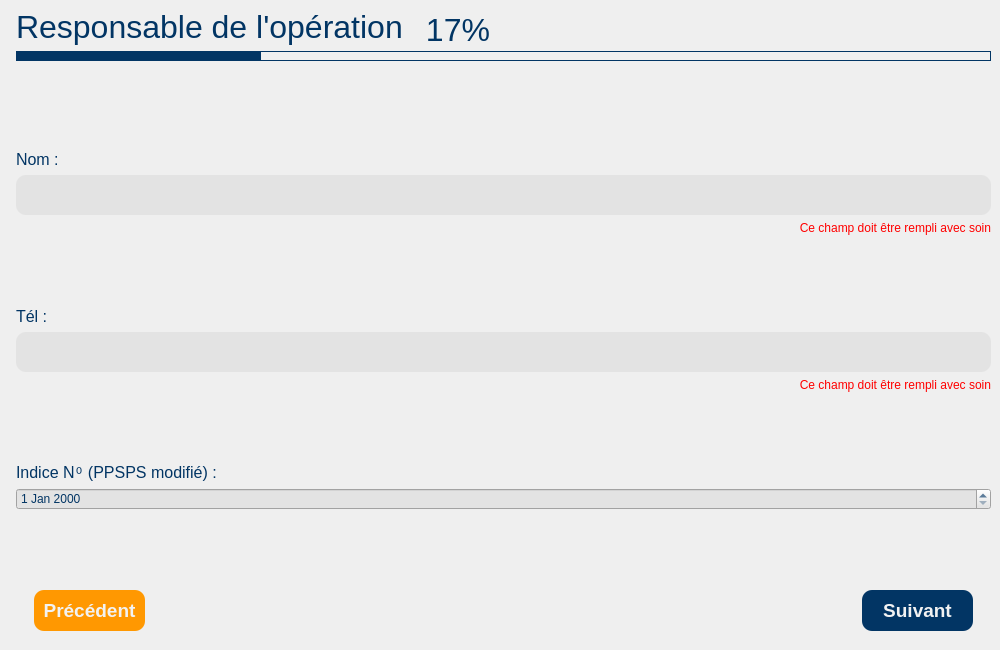
<?xml version="1.0" encoding="UTF-8"?>
<ui version="4.0">
 <class>Dialog</class>
 <widget class="QDialog" name="Dialog">
  <property name="geometry">
   <rect>
    <x>0</x>
    <y>0</y>
    <width>1000</width>
    <height>650</height>
   </rect>
  </property>
  <property name="minimumSize">
   <size>
    <width>800</width>
    <height>480</height>
   </size>
  </property>
  <property name="windowTitle">
   <string>Dialog</string>
  </property>
  <layout class="QGridLayout" name="gridLayout">
   <property name="leftMargin">
    <number>0</number>
   </property>
   <property name="topMargin">
    <number>0</number>
   </property>
   <property name="rightMargin">
    <number>0</number>
   </property>
   <property name="bottomMargin">
    <number>0</number>
   </property>
   <property name="horizontalSpacing">
    <number>0</number>
   </property>
   <item row="0" column="0">
    <layout class="QHBoxLayout" name="horizontalLayout">
     <item>
      <widget class="QLabel" name="label">
       <property name="maximumSize">
        <size>
         <width>500</width>
         <height>16777215</height>
        </size>
       </property>
       <property name="text">
        <string/>
       </property>
       <property name="pixmap">
        <pixmap>:/img_back/back.png</pixmap>
       </property>
       <property name="scaledContents">
        <bool>true</bool>
       </property>
      </widget>
     </item>
     <item>
      <widget class="QWidget" name="widget" native="true">
       <layout class="QVBoxLayout" name="verticalLayout">
        <property name="leftMargin">
         <number>0</number>
        </property>
        <property name="topMargin">
         <number>0</number>
        </property>
        <property name="rightMargin">
         <number>0</number>
        </property>
        <property name="bottomMargin">
         <number>10</number>
        </property>
        <item>
         <widget class="QWidget" name="w_top" native="true">
          <property name="minimumSize">
           <size>
            <width>0</width>
            <height>70</height>
           </size>
          </property>
          <property name="maximumSize">
           <size>
            <width>16777215</width>
            <height>70</height>
           </size>
          </property>
          <layout class="QGridLayout" name="gridLayout_2">
           <item row="0" column="0">
            <widget class="QLabel" name="label_2">
             <property name="font">
              <font>
               <pointsize>24</pointsize>
              </font>
             </property>
             <property name="styleSheet">
              <string notr="true">color:#023564;</string>
             </property>
             <property name="text">
              <string>Responsable de l'opération</string>
             </property>
            </widget>
           </item>
           <item row="1" column="0">
            <widget class="QWidget" name="widget_2" native="true">
             <property name="minimumSize">
              <size>
               <width>0</width>
               <height>10</height>
              </size>
             </property>
             <property name="maximumSize">
              <size>
               <width>16777215</width>
               <height>10</height>
              </size>
             </property>
             <property name="styleSheet">
              <string notr="true">border: 1 solid #023564;</string>
             </property>
             <layout class="QHBoxLayout" name="horizontalLayout_3">
              <property name="spacing">
               <number>0</number>
              </property>
              <property name="sizeConstraint">
               <enum>QLayout::SetDefaultConstraint</enum>
              </property>
              <property name="leftMargin">
               <number>0</number>
              </property>
              <property name="topMargin">
               <number>0</number>
              </property>
              <property name="rightMargin">
               <number>0</number>
              </property>
              <property name="bottomMargin">
               <number>0</number>
              </property>
              <item>
               <widget class="QWidget" name="widget_5" native="true">
                <property name="sizePolicy">
                 <sizepolicy hsizetype="Preferred" vsizetype="Preferred">
                  <horstretch>3</horstretch>
                  <verstretch>0</verstretch>
                 </sizepolicy>
                </property>
                <property name="styleSheet">
                 <string notr="true">background-color:rgb(2, 53, 100);
width: 50%;</string>
                </property>
               </widget>
              </item>
              <item>
               <widget class="QWidget" name="widget_4" native="true">
                <property name="sizePolicy">
                 <sizepolicy hsizetype="Preferred" vsizetype="Preferred">
                  <horstretch>9</horstretch>
                  <verstretch>0</verstretch>
                 </sizepolicy>
                </property>
                <property name="minimumSize">
                 <size>
                  <width>0</width>
                  <height>10</height>
                 </size>
                </property>
                <property name="maximumSize">
                 <size>
                  <width>16777215</width>
                  <height>10</height>
                 </size>
                </property>
                <property name="styleSheet">
                 <string notr="true"/>
                </property>
               </widget>
              </item>
             </layout>
            </widget>
           </item>
          </layout>
          <widget class="QLabel" name="label_3">
           <property name="geometry">
            <rect>
             <x>249</x>
             <y>15</y>
             <width>234</width>
             <height>30</height>
            </rect>
           </property>
           <property name="font">
            <font>
             <pointsize>24</pointsize>
            </font>
           </property>
           <property name="styleSheet">
            <string notr="true">color:#023564;</string>
           </property>
           <property name="text">
            <string>17%</string>
           </property>
           <property name="alignment">
            <set>Qt::AlignRight|Qt::AlignTrailing|Qt::AlignVCenter</set>
           </property>
          </widget>
         </widget>
        </item>
        <item>
         <widget class="QScrollArea" name="pnls_1">
          <property name="styleSheet">
           <string notr="true">QTextEdit
{
background:#e3e3e3;
border: 0;
border-radius: 10px;
color:#ababab;
font: 19pt &quot;Arial&quot;;
padding-left:5px;
}

QTextEdit:focus
{
color:#ff9801;
background:#f2f2f2;
border: 2 Solid #ff9801;
font: 19pt &quot;Arial&quot;;
}

QLabel
{
	color : red;
	font: 12pt &quot;Arial&quot;;
}

QCheckBox
{
color:#ababab;
font: 14pt &quot;Arial&quot;;
}

QCheckBox:hover
{
color:#ff9801;
}

QCheckBox:Checked
{
color:#023564;
}

QComboBox
{
color:#023564;
font: 16pt &quot;Arial&quot;;
}

QDateEdit
{
background:#e3e3e3;
color:#023564;
font: 16pt &quot;Arial&quot;;
}</string>
          </property>
          <property name="frameShape">
           <enum>QFrame::NoFrame</enum>
          </property>
          <property name="frameShadow">
           <enum>QFrame::Sunken</enum>
          </property>
          <property name="lineWidth">
           <number>0</number>
          </property>
          <property name="verticalScrollBarPolicy">
           <enum>Qt::ScrollBarAsNeeded</enum>
          </property>
          <property name="widgetResizable">
           <bool>true</bool>
          </property>
          <widget class="QWidget" name="pnl_main">
           <property name="geometry">
            <rect>
             <x>0</x>
             <y>0</y>
             <width>987</width>
             <height>506</height>
            </rect>
           </property>
           <layout class="QVBoxLayout" name="verticalLayout_2">
            <item>
             <spacer name="verticalSpacer_4">
              <property name="orientation">
               <enum>Qt::Vertical</enum>
              </property>
              <property name="sizeHint" stdset="0">
               <size>
                <width>20</width>
                <height>40</height>
               </size>
              </property>
             </spacer>
            </item>
            <item>
             <widget class="QLabel" name="label_4">
              <property name="maximumSize">
               <size>
                <width>16777215</width>
                <height>31</height>
               </size>
              </property>
              <property name="font">
               <font>
                <family>Arial</family>
                <pointsize>12</pointsize>
                <weight>50</weight>
                <italic>false</italic>
                <bold>false</bold>
               </font>
              </property>
              <property name="styleSheet">
               <string notr="true">color:#023564;</string>
              </property>
              <property name="text">
               <string>Nom :</string>
              </property>
             </widget>
            </item>
            <item>
             <widget class="QTextEdit" name="txt_name">
              <property name="maximumSize">
               <size>
                <width>16777215</width>
                <height>40</height>
               </size>
              </property>
              <property name="styleSheet">
               <string notr="true"/>
              </property>
              <property name="tabChangesFocus">
               <bool>true</bool>
              </property>
              <property name="placeholderText">
               <string/>
              </property>
             </widget>
            </item>
            <item>
             <widget class="QLabel" name="lbl_name">
              <property name="enabled">
               <bool>true</bool>
              </property>
              <property name="maximumSize">
               <size>
                <width>16777215</width>
                <height>21</height>
               </size>
              </property>
              <property name="inputMethodHints">
               <set>Qt::ImhNone</set>
              </property>
              <property name="text">
               <string>Ce champ doit être rempli avec soin</string>
              </property>
              <property name="alignment">
               <set>Qt::AlignRight|Qt::AlignTrailing|Qt::AlignVCenter</set>
              </property>
             </widget>
            </item>
            <item>
             <spacer name="verticalSpacer">
              <property name="orientation">
               <enum>Qt::Vertical</enum>
              </property>
              <property name="sizeHint" stdset="0">
               <size>
                <width>20</width>
                <height>40</height>
               </size>
              </property>
             </spacer>
            </item>
            <item>
             <widget class="QLabel" name="label_5">
              <property name="maximumSize">
               <size>
                <width>16777215</width>
                <height>31</height>
               </size>
              </property>
              <property name="font">
               <font>
                <family>Arial</family>
                <pointsize>12</pointsize>
                <weight>50</weight>
                <italic>false</italic>
                <bold>false</bold>
               </font>
              </property>
              <property name="styleSheet">
               <string notr="true">color:#023564;</string>
              </property>
              <property name="text">
               <string>Tél :</string>
              </property>
             </widget>
            </item>
            <item>
             <widget class="QTextEdit" name="txt_tel">
              <property name="maximumSize">
               <size>
                <width>16777215</width>
                <height>40</height>
               </size>
              </property>
              <property name="styleSheet">
               <string notr="true"/>
              </property>
              <property name="tabChangesFocus">
               <bool>true</bool>
              </property>
              <property name="placeholderText">
               <string/>
              </property>
             </widget>
            </item>
            <item>
             <widget class="QLabel" name="lbl_tel">
              <property name="enabled">
               <bool>true</bool>
              </property>
              <property name="maximumSize">
               <size>
                <width>16777215</width>
                <height>21</height>
               </size>
              </property>
              <property name="inputMethodHints">
               <set>Qt::ImhNone</set>
              </property>
              <property name="text">
               <string>Ce champ doit être rempli avec soin</string>
              </property>
              <property name="alignment">
               <set>Qt::AlignRight|Qt::AlignTrailing|Qt::AlignVCenter</set>
              </property>
             </widget>
            </item>
            <item>
             <spacer name="verticalSpacer_2">
              <property name="orientation">
               <enum>Qt::Vertical</enum>
              </property>
              <property name="sizeHint" stdset="0">
               <size>
                <width>20</width>
                <height>40</height>
               </size>
              </property>
             </spacer>
            </item>
            <item>
             <widget class="QLabel" name="label_6">
              <property name="maximumSize">
               <size>
                <width>16777215</width>
                <height>31</height>
               </size>
              </property>
              <property name="font">
               <font>
                <family>Arial</family>
                <pointsize>12</pointsize>
                <weight>50</weight>
                <italic>false</italic>
                <bold>false</bold>
               </font>
              </property>
              <property name="styleSheet">
               <string notr="true">color:#023564;</string>
              </property>
              <property name="text">
               <string>Indice N ͦ  (PPSPS modifié) :</string>
              </property>
             </widget>
            </item>
            <item>
             <widget class="QDateEdit" name="date1"/>
            </item>
            <item>
             <spacer name="verticalSpacer_3">
              <property name="orientation">
               <enum>Qt::Vertical</enum>
              </property>
              <property name="sizeHint" stdset="0">
               <size>
                <width>20</width>
                <height>40</height>
               </size>
              </property>
             </spacer>
            </item>
           </layout>
          </widget>
         </widget>
        </item>
        <item>
         <widget class="QWidget" name="pnl_btns" native="true">
          <property name="maximumSize">
           <size>
            <width>16777215</width>
            <height>50</height>
           </size>
          </property>
          <property name="font">
           <font>
            <family>Arial Black</family>
           </font>
          </property>
          <layout class="QHBoxLayout" name="horizontalLayout_2">
           <property name="leftMargin">
            <number>27</number>
           </property>
           <property name="topMargin">
            <number>0</number>
           </property>
           <property name="rightMargin">
            <number>27</number>
           </property>
           <property name="bottomMargin">
            <number>18</number>
           </property>
           <item>
            <widget class="QPushButton" name="btn_back">
             <property name="minimumSize">
              <size>
               <width>111</width>
               <height>41</height>
              </size>
             </property>
             <property name="maximumSize">
              <size>
               <width>111</width>
               <height>41</height>
              </size>
             </property>
             <property name="font">
              <font>
               <family>Arial</family>
               <pointsize>14</pointsize>
               <weight>75</weight>
               <italic>false</italic>
               <bold>true</bold>
              </font>
             </property>
             <property name="styleSheet">
              <string notr="true">QPushButton#btn_back
{
background-color:#ff9801;
color:#f2f2f2;
border-radius: 10px;
font: 75 14pt &quot;Arial&quot;;
font-weight: bold;
}

QPushButton#btn_back:hover
{
background-color:#fbaa32;
}</string>
             </property>
             <property name="text">
              <string>Précédent</string>
             </property>
             <property name="checkable">
              <bool>false</bool>
             </property>
             <property name="flat">
              <bool>false</bool>
             </property>
            </widget>
           </item>
           <item>
            <spacer name="horizontalSpacer">
             <property name="orientation">
              <enum>Qt::Horizontal</enum>
             </property>
             <property name="sizeHint" stdset="0">
              <size>
               <width>40</width>
               <height>20</height>
              </size>
             </property>
            </spacer>
           </item>
           <item>
            <widget class="QPushButton" name="btn_next">
             <property name="minimumSize">
              <size>
               <width>111</width>
               <height>41</height>
              </size>
             </property>
             <property name="maximumSize">
              <size>
               <width>111</width>
               <height>41</height>
              </size>
             </property>
             <property name="font">
              <font>
               <family>Arial</family>
               <pointsize>14</pointsize>
               <weight>75</weight>
               <italic>false</italic>
               <bold>true</bold>
              </font>
             </property>
             <property name="styleSheet">
              <string notr="true">QPushButton#btn_next
{
background-color:rgb(2, 53, 100);
color:#f2f2f2;
border-radius: 10px;
font: 75 14pt &quot;Arial&quot;;
font-weight: bold;
}

QPushButton#btn_next:hover
{
background-color:#2d5c87;
}</string>
             </property>
             <property name="text">
              <string>Suivant</string>
             </property>
             <property name="checkable">
              <bool>false</bool>
             </property>
             <property name="flat">
              <bool>false</bool>
             </property>
            </widget>
           </item>
          </layout>
         </widget>
        </item>
       </layout>
      </widget>
     </item>
    </layout>
   </item>
  </layout>
 </widget>
 <tabstops>
  <tabstop>txt_name</tabstop>
  <tabstop>txt_tel</tabstop>
  <tabstop>date1</tabstop>
  <tabstop>btn_next</tabstop>
  <tabstop>btn_back</tabstop>
  <tabstop>pnls_1</tabstop>
 </tabstops>
 <resources>
  <include location="test.qrc"/>
  <include location="C:/Program Files (x86)/Qt Designer/test.qrc"/>
 </resources>
 <connections/>
</ui>
